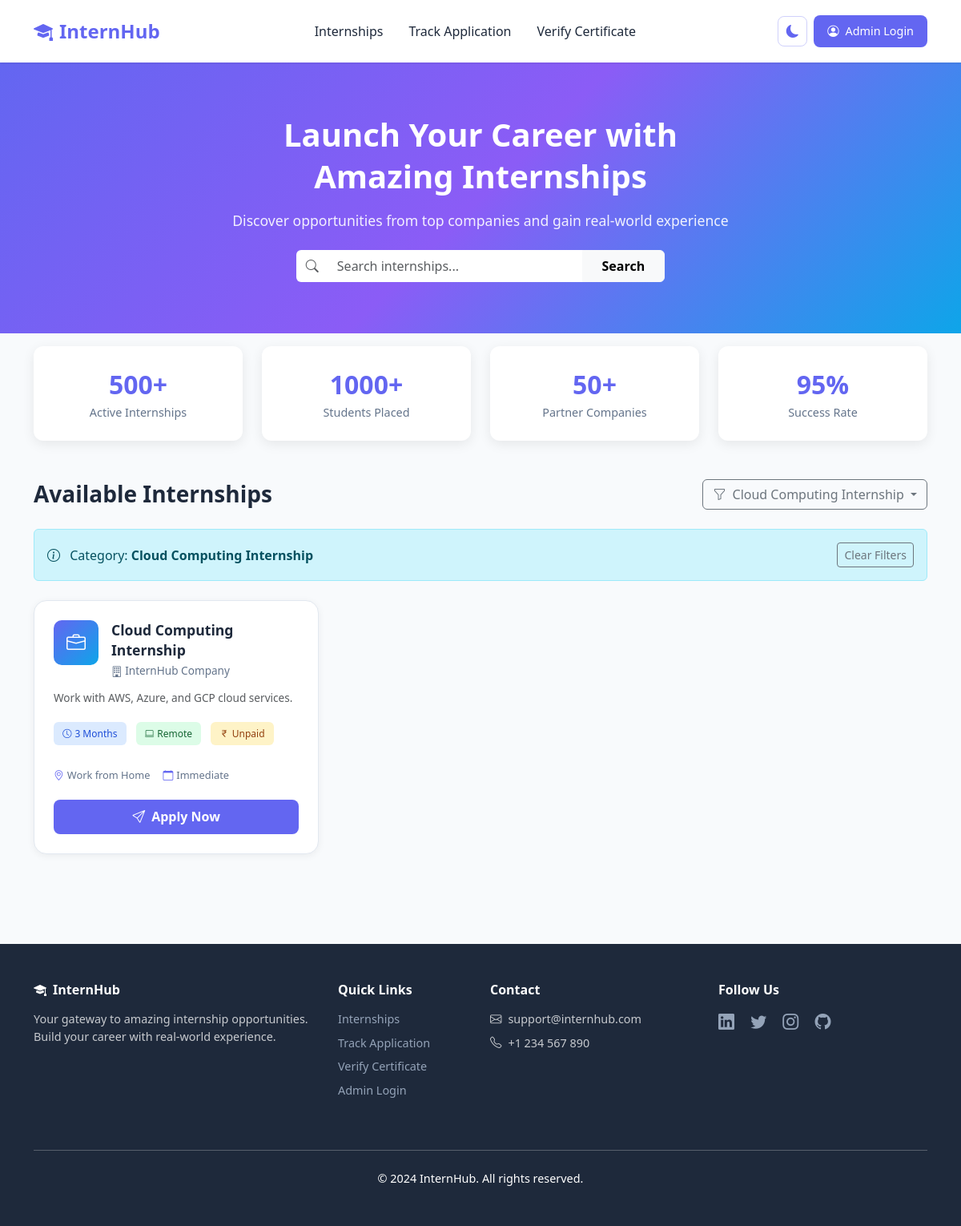
/index.php?category=Cloud Computing Internship, run on the app's committed database.
### tables this page shows
CREATE TABLE internships (
  id INT AUTO_INCREMENT PRIMARY KEY,
  title VARCHAR(100),
  description TEXT,
  duration VARCHAR(50)
);

### index.php (the view, shortened to what this page needs)
<?php
require 'includes/db.php';
$search = isset($_GET['search']) ? trim($_GET['search']) : '';
$category = isset($_GET['category']) ? trim($_GET['category']) : '';
$sql = "SELECT * FROM internships WHERE 1=1";
$params = [];
if (!empty($category) && $category !== 'all') {
    $sql .= " AND title LIKE :category";
    $params[':category'] = '%' . $category . '%';
}
$sql .= " ORDER BY id DESC";
$stmt = $conn->prepare($sql);
$stmt->execute($params);
$result = $stmt;
?>
<!DOCTYPE html>
<html lang="en">
<head>
  <link rel="stylesheet" href="https://cdn.jsdelivr.net/npm/bootstrap@5.3.0/dist/css/bootstrap.min.css">
  <link rel="stylesheet" href="https://cdn.jsdelivr.net/npm/bootstrap-icons@1.11.0/font/bootstrap-icons.css">
</head>
<body>
  <nav class="navbar navbar-expand-lg sticky-top">
    <div class="container">
      <a class="navbar-brand" href="index.php"><i class="bi bi-mortarboard-fill me-2"></i>InternHub</a>
      <div class="collapse navbar-collapse" id="navbarNav">
        <ul class="navbar-nav mx-auto">
          <li class="nav-item"><a class="nav-link active" href="index.php">Internships</a></li>
          <li class="nav-item"><a class="nav-link" href="track_application.php">Track Application</a></li>
          <li class="nav-item"><a class="nav-link" href="verify_certificate.php">Verify Certificate</a></li>
        </ul>
        <button class="theme-toggle me-2" onclick="toggleTheme()" title="Toggle Dark Mode">
          <i class="bi bi-moon-fill" id="themeIcon"></i>
        </button>
        <a href="admin/login.php" class="btn btn-login"><i class="bi bi-person-circle me-1"></i> Admin Login</a>
      </div>
    </div>
  </nav>
  <section class="hero">
    <div class="container text-center">
      <h1>Launch Your Career with<br>Amazing Internships</h1>
      <p class="mt-3">Discover opportunities from top companies and gain real-world experience</p>
      <form method="get" class="mt-4">
        <div class="row justify-content-center g-2">
          <div class="col-md-6 col-lg-5">
            <div class="input-group">
              <span class="input-group-text bg-white border-0"><i class="bi bi-search text-muted"></i></span>
              <input type="text" name="search" class="form-control border-0 py-2" placeholder="Search internships..."
                     value="<?= htmlspecialchars($search) ?>">
              <button type="submit" class="btn btn-light fw-semibold px-4">Search</button>
            </div>
          </div>
        </div>
      </form>
    </div>
  </section>
  <section class="stats mt-3">
    <div class="container">
      <div class="row g-4 justify-content-center">
        <div class="col-md-3 col-6">
          <div class="stat-item">
            <div class="stat-number">500+</div>
            <div class="stat-label">Active Internships</div>
          </div>
        </div>
        <div class="col-md-3 col-6">
          <div class="stat-item">
            <div class="stat-number">1000+</div>
            <div class="stat-label">Students Placed</div>
          </div>
        </div>
        <div class="col-md-3 col-6">
          <div class="stat-item">
            <div class="stat-number">50+</div>
            <div class="stat-label">Partner Companies</div>
          </div>
        </div>
        <div class="col-md-3 col-6">
          <div class="stat-item">
            <div class="stat-number">95%</div>
            <div class="stat-label">Success Rate</div>
          </div>
        </div>
      </div>
    </div>
  </section>
  <section class="py-5">
    <div class="container">
      <div class="d-flex justify-content-between align-items-center mb-4">
        <h2 class="section-title mb-0">Available Internships</h2>
        <div class="dropdown">
          <button class="btn btn-outline-secondary dropdown-toggle" type="button" data-bs-toggle="dropdown">
            <i class="bi bi-funnel me-1"></i> <?= $category && $category !== 'all' ? htmlspecialchars(ucfirst($category)) : 'Filter' ?>
          </button>
        </div>
      </div>
      <?php if (!empty($search) || (!empty($category) && $category !== 'all')): ?>
      <div class="alert alert-info d-flex justify-content-between align-items-center mb-4">
        <span>
          <i class="bi bi-info-circle me-2"></i>
          <?php if (!empty($category) && $category !== 'all'): ?>
            <?= !empty($search) ? ' in ' : '' ?>Category: <strong><?= htmlspecialchars(ucfirst($category)) ?></strong>
          <?php endif; ?>
        </span>
        <a href="index.php" class="btn btn-sm btn-outline-secondary">Clear Filters</a>
      </div>
      <?php endif; ?>
      <div class="row g-4">
        <?php while ($row = $result->fetch()): $hasResults = true; ?>
          <?php
            $icon = 'bi-briefcase';
          ?>
          <div class="col-lg-4 col-md-6">
            <div class="internship-card">
              <div class="d-flex align-items-start">
                <div class="company-logo me-3">
                  <i class="bi <?= $icon ?>"></i>
                </div>
                <div class="flex-grow-1">
                  <h5 class="internship-title"><?= htmlspecialchars($row['title']) ?></h5>
                  <p class="company-name mb-0"><i class="bi bi-building"></i> InternHub Company</p>
                </div>
              </div>
              <p class="text-muted internship-desc"><?= htmlspecialchars($row['description']) ?></p>
              <div class="tags-container">
                <span class="tag tag-duration"><i class="bi bi-clock"></i><?= htmlspecialchars($row['duration']) ?></span>
                <span class="tag tag-type"><i class="bi bi-laptop"></i>Remote</span>
                <span class="tag tag-mode"><i class="bi bi-currency-rupee"></i>Unpaid</span>
              </div>
              <div class="internship-meta">
                <span><i class="bi bi-geo-alt"></i>Work from Home</span>
                <span><i class="bi bi-calendar"></i>Immediate</span>
              </div>
              <a href="apply.php?id=<?= (int)$row['id'] ?>" class="btn btn-apply">
                <i class="bi bi-send"></i>Apply Now
              </a>
            </div>
          </div>
        <?php endwhile; ?>
      </div>
    </div>
  </section>
  <footer class="footer">
    <div class="container">
      <div class="row">
        <div class="col-md-4 mb-4">
          <h5 class="fw-bold mb-3"><i class="bi bi-mortarboard-fill me-2"></i>InternHub</h5>
          <p class="text-white opacity-75">Your gateway to amazing internship opportunities. Build your career with real-world experience.</p>
        </div>
        <div class="col-md-2 mb-4">
          <h6 class="fw-bold mb-3">Quick Links</h6>
          <ul class="list-unstyled">
            <li class="mb-2"><a href="index.php">Internships</a></li>
            <li class="mb-2"><a href="track_application.php">Track Application</a></li>
            <li class="mb-2"><a href="verify_certificate.php">Verify Certificate</a></li>
            <li class="mb-2"><a href="admin/login.php">Admin Login</a></li>
          </ul>
        </div>
        <div class="col-md-3 mb-4">
          <h6 class="fw-bold mb-3">Contact</h6>
          <ul class="list-unstyled">
            <li class="mb-2 text-white opacity-75"><i class="bi bi-envelope me-2"></i>support@internhub.com</li>
            <li class="mb-2 text-white opacity-75"><i class="bi bi-telephone me-2"></i>+1 234 567 890</li>
          </ul>
        </div>
        <div class="col-md-3 mb-4">
          <h6 class="fw-bold mb-3">Follow Us</h6>
          <a href="#" class="me-3"><i class="bi bi-linkedin fs-5"></i></a>
          <a href="#" class="me-3"><i class="bi bi-twitter fs-5"></i></a>
          <a href="#" class="me-3"><i class="bi bi-instagram fs-5"></i></a>
          <a href="#"><i class="bi bi-github fs-5"></i></a>
        </div>
      </div>
      <hr class="my-4 opacity-25">
      <p class="text-center text-white mb-0">&copy; 2024 InternHub. All rights reserved.</p>
    </div>
  </footer>
</body>
</html>

### data on the page
internships: title "Cloud Computing Internship", description "Work with AWS, Azure, and GCP cloud services.", duration "3 Months"

### other printed values
$category "Cloud Computing Internship"
